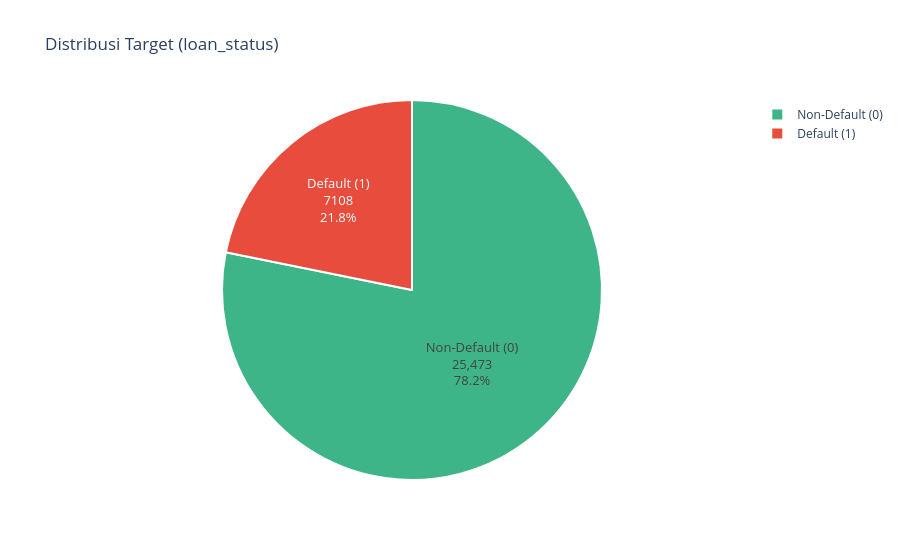

The code cell stored with this chart in its notebook:
### Markdown cell above
### 3.2 Target Distribution (`loan_status`)

### Code cell
# Distribusi kelas target
target_counts = data['loan_status'].value_counts()
target_norm = data['loan_status'].value_counts(normalize=True) * 100

print("Distribusi Target (loan_status):")
print(f"  0 (Non-Default / Lunas): {target_counts[0]:,} ({target_norm[0]:.2f}%)")
print(f"  1 (Default / Gagal Bayar): {target_counts[1]:,} ({target_norm[1]:.2f}%)")
print(f"  Rasio Imbalance: 1 : {target_counts[0] / target_counts[1]:.2f}")

fig = px.pie(
    values=target_counts.values,
    names=['Non-Default (0)', 'Default (1)'],
    title='Distribusi Target (loan_status)',
    color_discrete_sequence=['#3eb489', '#e74c3c']
)
fig.update_traces(textinfo='label+percent+value', textfont_size=13, marker=dict(line=dict(color='white', width=2)))
fig.show()

### Figure 1 — Plotly figure (JSON) as saved in the notebook; plotly's stock layout.template omitted (floating-point values rounded to 4 significant figures)
{"data": [{"domain": {"x": [0, 1], "y": [0, 1]}, "hovertemplate": "label=%{label}<br>value=%{value}<extra></extra>", "labels": ["Non-Default (0)", "Default (1)"], "legendgroup": "", "marker": {"line": {"color": "white", "width": 2}}, "name": "", "showlegend": true, "textfont": {"size": 13}, "textinfo": "label+percent+value", "type": "pie", "values": [25473, 7108]}], "layout": {"legend": {"tracegroupgap": 0}, "piecolorway": ["#3eb489", "#e74c3c"], "title": {"text": "Distribusi Target (loan_status)"}}}
